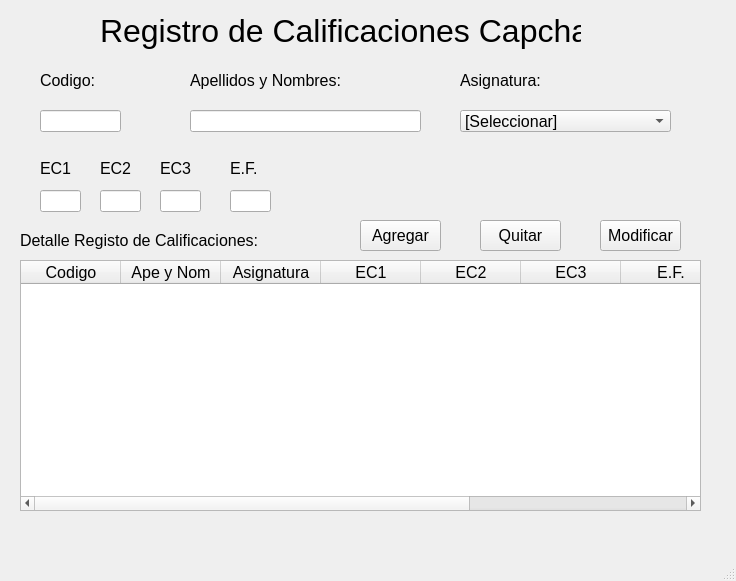
<?xml version="1.0" encoding="UTF-8"?>
<ui version="4.0">
 <class>MainWindow</class>
 <widget class="QMainWindow" name="MainWindow">
  <property name="geometry">
   <rect>
    <x>0</x>
    <y>0</y>
    <width>736</width>
    <height>581</height>
   </rect>
  </property>
  <property name="font">
   <font>
    <pointsize>12</pointsize>
   </font>
  </property>
  <property name="windowTitle">
   <string>MainWindow</string>
  </property>
  <widget class="QWidget" name="centralwidget">
   <widget class="QLabel" name="label">
    <property name="geometry">
     <rect>
      <x>100</x>
      <y>10</y>
      <width>481</width>
      <height>41</height>
     </rect>
    </property>
    <property name="font">
     <font>
      <pointsize>24</pointsize>
     </font>
    </property>
    <property name="text">
     <string>Registro de Calificaciones Capcha</string>
    </property>
   </widget>
   <widget class="QLabel" name="label_2">
    <property name="geometry">
     <rect>
      <x>40</x>
      <y>70</y>
      <width>61</width>
      <height>21</height>
     </rect>
    </property>
    <property name="text">
     <string>Codigo:</string>
    </property>
   </widget>
   <widget class="QLabel" name="label_3">
    <property name="geometry">
     <rect>
      <x>190</x>
      <y>70</y>
      <width>171</width>
      <height>21</height>
     </rect>
    </property>
    <property name="text">
     <string>Apellidos y Nombres:</string>
    </property>
   </widget>
   <widget class="QLabel" name="label_4">
    <property name="geometry">
     <rect>
      <x>460</x>
      <y>70</y>
      <width>91</width>
      <height>21</height>
     </rect>
    </property>
    <property name="text">
     <string>Asignatura:</string>
    </property>
   </widget>
   <widget class="QLabel" name="label_5">
    <property name="geometry">
     <rect>
      <x>40</x>
      <y>160</y>
      <width>55</width>
      <height>16</height>
     </rect>
    </property>
    <property name="font">
     <font>
      <pointsize>12</pointsize>
     </font>
    </property>
    <property name="text">
     <string>EC1</string>
    </property>
   </widget>
   <widget class="QLabel" name="label_6">
    <property name="geometry">
     <rect>
      <x>100</x>
      <y>160</y>
      <width>55</width>
      <height>16</height>
     </rect>
    </property>
    <property name="font">
     <font>
      <pointsize>12</pointsize>
     </font>
    </property>
    <property name="text">
     <string>EC2</string>
    </property>
   </widget>
   <widget class="QLabel" name="label_7">
    <property name="geometry">
     <rect>
      <x>160</x>
      <y>160</y>
      <width>55</width>
      <height>16</height>
     </rect>
    </property>
    <property name="font">
     <font>
      <pointsize>12</pointsize>
     </font>
    </property>
    <property name="text">
     <string>EC3</string>
    </property>
   </widget>
   <widget class="QLabel" name="label_8">
    <property name="geometry">
     <rect>
      <x>230</x>
      <y>160</y>
      <width>55</width>
      <height>16</height>
     </rect>
    </property>
    <property name="text">
     <string>E.F.</string>
    </property>
   </widget>
   <widget class="QLabel" name="label_9">
    <property name="geometry">
     <rect>
      <x>20</x>
      <y>230</y>
      <width>241</width>
      <height>21</height>
     </rect>
    </property>
    <property name="font">
     <font>
      <pointsize>12</pointsize>
     </font>
    </property>
    <property name="text">
     <string>Detalle Registo de Calificaciones:</string>
    </property>
   </widget>
   <widget class="QTableWidget" name="tbRegistro">
    <property name="geometry">
     <rect>
      <x>20</x>
      <y>260</y>
      <width>681</width>
      <height>251</height>
     </rect>
    </property>
    <column>
     <property name="text">
      <string>Codigo</string>
     </property>
    </column>
    <column>
     <property name="text">
      <string>Ape y Nom</string>
     </property>
    </column>
    <column>
     <property name="text">
      <string>Asignatura</string>
     </property>
    </column>
    <column>
     <property name="text">
      <string>EC1</string>
     </property>
    </column>
    <column>
     <property name="text">
      <string>EC2</string>
     </property>
    </column>
    <column>
     <property name="text">
      <string>EC3</string>
     </property>
    </column>
    <column>
     <property name="text">
      <string>E.F.</string>
     </property>
    </column>
    <column>
     <property name="text">
      <string>Promedio</string>
     </property>
    </column>
    <column>
     <property name="text">
      <string>Estado</string>
     </property>
    </column>
   </widget>
   <widget class="QPushButton" name="btnAgregar">
    <property name="geometry">
     <rect>
      <x>360</x>
      <y>220</y>
      <width>81</width>
      <height>31</height>
     </rect>
    </property>
    <property name="text">
     <string>Agregar</string>
    </property>
   </widget>
   <widget class="QPushButton" name="btnQuitar">
    <property name="geometry">
     <rect>
      <x>480</x>
      <y>220</y>
      <width>81</width>
      <height>31</height>
     </rect>
    </property>
    <property name="text">
     <string>Quitar</string>
    </property>
   </widget>
   <widget class="QPushButton" name="btnModificar">
    <property name="geometry">
     <rect>
      <x>600</x>
      <y>220</y>
      <width>81</width>
      <height>31</height>
     </rect>
    </property>
    <property name="text">
     <string>Modificar</string>
    </property>
   </widget>
   <widget class="QLineEdit" name="txtCodigo">
    <property name="geometry">
     <rect>
      <x>40</x>
      <y>110</y>
      <width>81</width>
      <height>22</height>
     </rect>
    </property>
   </widget>
   <widget class="QLineEdit" name="txtApeNom">
    <property name="geometry">
     <rect>
      <x>190</x>
      <y>110</y>
      <width>231</width>
      <height>22</height>
     </rect>
    </property>
   </widget>
   <widget class="QLineEdit" name="txtEC1">
    <property name="geometry">
     <rect>
      <x>40</x>
      <y>190</y>
      <width>41</width>
      <height>22</height>
     </rect>
    </property>
   </widget>
   <widget class="QLineEdit" name="txtEC2">
    <property name="geometry">
     <rect>
      <x>100</x>
      <y>190</y>
      <width>41</width>
      <height>22</height>
     </rect>
    </property>
   </widget>
   <widget class="QLineEdit" name="txtEC3">
    <property name="geometry">
     <rect>
      <x>160</x>
      <y>190</y>
      <width>41</width>
      <height>22</height>
     </rect>
    </property>
   </widget>
   <widget class="QLineEdit" name="txtEF">
    <property name="geometry">
     <rect>
      <x>230</x>
      <y>190</y>
      <width>41</width>
      <height>22</height>
     </rect>
    </property>
   </widget>
   <widget class="QComboBox" name="cboAsignatura">
    <property name="geometry">
     <rect>
      <x>460</x>
      <y>110</y>
      <width>211</width>
      <height>22</height>
     </rect>
    </property>
    <item>
     <property name="text">
      <string>[Seleccionar]</string>
     </property>
    </item>
    <item>
     <property name="text">
      <string>Fundamentos de Programacion</string>
     </property>
    </item>
    <item>
     <property name="text">
      <string>EDD_POO</string>
     </property>
    </item>
    <item>
     <property name="text">
      <string>Proyecto Certificador</string>
     </property>
    </item>
    <item>
     <property name="text">
      <string>Ingles</string>
     </property>
    </item>
    <item>
     <property name="text">
      <string>Base de Datos</string>
     </property>
    </item>
    <item>
     <property name="text">
      <string>Matematica</string>
     </property>
    </item>
   </widget>
  </widget>
  <widget class="QMenuBar" name="menubar">
   <property name="geometry">
    <rect>
     <x>0</x>
     <y>0</y>
     <width>736</width>
     <height>27</height>
    </rect>
   </property>
  </widget>
  <widget class="QStatusBar" name="statusbar"/>
 </widget>
 <resources/>
 <connections/>
</ui>
